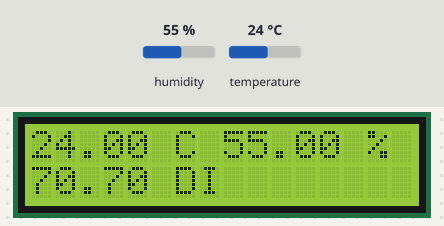
Bench run of a sketch on a simulated Arduino Uno, built with avr-gcc and run on an emulated ATmega328P. Shown: 16×2 character LCD. The inputs (shaded band) are chosen by the test bench; at power-on: humidity 55 %, temperature 24 °C.

Above: at 1.2 s.
1.3 s: humidity set to 22 %
At 3.2 s:
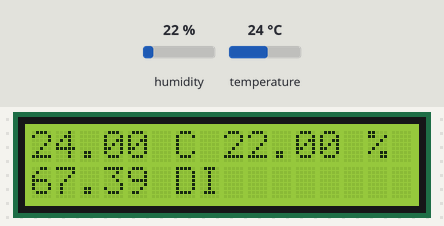
4.0 s: temperature set to 12 °C
At 5.4 s:
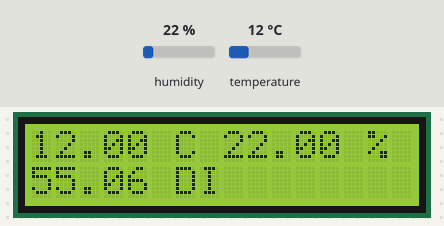
6.7 s: humidity set to 40 %
At 9.5 s:
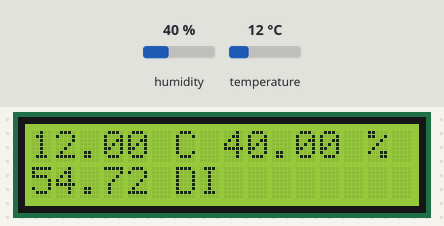
9.8 s: temperature set to 19 °C
At 11.8 s:
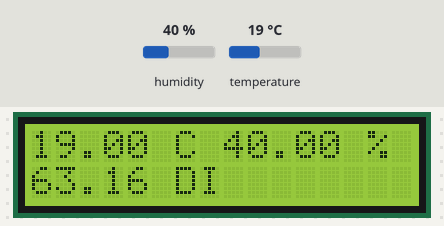
Timing chart, 0 to 13.3 s (numbered marks = the images above; inputs shaded):
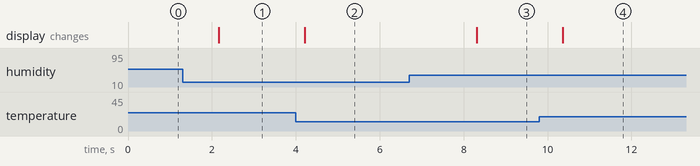

Measured:
- after the input at 1.3 s, the display: changes after 0.86 s (image 1)
- after the input at 4.0 s, the display: changes after 0.21 s (image 2)
- after the input at 6.7 s, the display: changes after 1.6 s (image 3)
- after the input at 9.8 s, the display: changes after 0.56 s (image 4)

The sketch:

temperatureSensor_discomfortIndex.ino
```cpp
/*
온도 습도 센서를 활용하여 온도와 습도를 구할 수 있다.
온도와 습도를 활용하여 불쾌지수를 계산할 수 있으며,
공식은 아래와 같이 적용된다.
LCD에 현재 온도, 습도, 불쾌지수를 표시하시오.
*/


#include <LiquidCrystal_I2C.h>

#include <Wire.h>

#include <dht11.h>

int DHT11PIN = A0;            //Signal 이 연결된 아두이노의 핀번호

dht11 DHT11;

// Set the LCD address to 0x27 for a 16 chars and 2 line display
LiquidCrystal_I2C lcd(0x27, 16, 2);

void setup()
{
  Serial.begin(9600);  //시리얼 통신속도 설정
  // initialize the LCD
  lcd.begin();

  // Turn on the blacklight and print a message.
  lcd.backlight();

}

void loop()
{
  int chk = DHT11.read(DHT11PIN);
  float T = (float)DHT11.temperature;
  float RH = (float)DHT11.humidity;
  float DI = (9*T/5) - 0.55*(1-RH*0.01)*((9*T/5) - 25) + 32;
  lcd.clear();

  lcd.print(T);
  lcd.print(" C ");

  lcd.print(RH);
  lcd.print(" %");

  lcd.setCursor(0,-1);
  lcd.print(DI);
  lcd.print(" DI");

  delay(2000);
}
```
